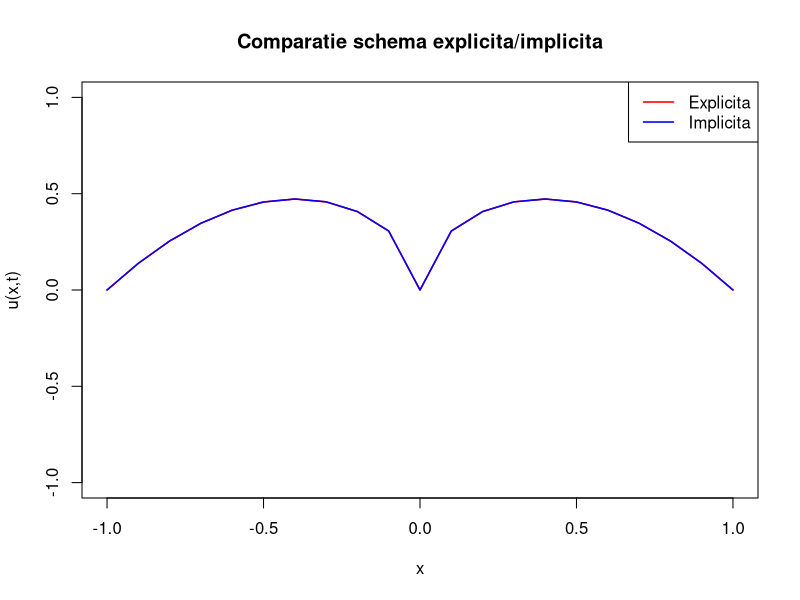

This chart was generated by the following R code:
# Parametrii
L <- 1
dx <- 0.1
x <- seq(-L, L, by = dx)
Nx <- length(x)
dt <- 0.005  # pentru schema explicită (stabila)
r <- dt / dx^2

# Condiție inițială
u0 <- abs(x)^(1/2) - x^2
u0[x == -L | x == L] <- 0

# Timpuri de ieșire
times <- c(0, 0.01, 0.02, 0.05, 0.1, 1)
Nt <- ceiling(max(times) / dt)

# ---------------- SCHEMA EXPLICITA ----------------
u <- u0
results_explicit <- list(t0 = u)

for (n in 1:Nt) {
  unew <- u
  for (i in 2:(Nx - 1)) {
    unew[i] <- u[i] + r * (u[i+1] - 2*u[i] + u[i-1])
  }
  unew[1] <- 0
  unew[Nx] <- 0
  u <- unew
  if (any(abs(n*dt - times) < 1e-6)) results_explicit[[paste0("t", round(n*dt, 3))]] <- u
}

# ---------------- SCHEMA IMPLICITA (BTCS) ----------------
dx <- 0.1
dt <- 0.1  # poate fi mai mare
r <- dt / dx^2

# Matrice tridiagonala
A <- matrix(0, nrow = Nx-2, ncol = Nx-2)
diag(A) <- 1 + 2*r
diag(A[-1, ]) <- -r
diag(A[, -1]) <- -r

u <- u0
results_implicit <- list(t0 = u)
Nt_imp <- ceiling(max(times) / dt)

for (n in 1:Nt_imp) {
  b <- u[2:(Nx-1)]
  u_new_inner <- solve(A, b)
  u <- c(0, u_new_inner, 0)
  if (any(abs(n*dt - times) < 1e-6)) results_implicit[[paste0("t", round(n*dt, 3))]] <- u
}

# ---------------- VIZUALIZARE ----------------
plot(x, results_explicit$t0, type='l', col='red', ylim=c(-1,1),
     ylab="u(x,t)", xlab="x", main="Comparatie schema explicita/implicita",
     lwd=1.5)
lines(x, results_implicit$t0, col='blue', lwd=1.5)
legend("topright", legend=c("Explicita","Implicita"), col=c("red","blue"), lty=1, lwd=1.5)

